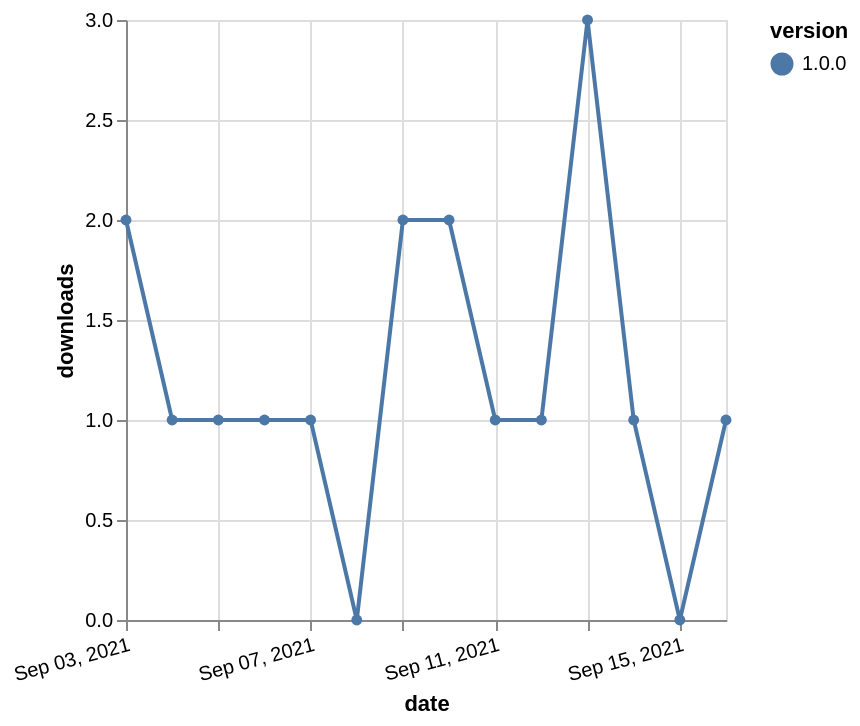

Source (Vega-Lite JSON):
### Vega-Lite specification from a JSON file in a GitHub repository (floating-point values rounded to 4 significant figures)
{"$schema": "https://vega.github.io/schema/vega-lite/v5.json", "description": "A simple bar chart with embedded data.", "data": {"values": [{"date": "2021-09-03", "total": 127, "delta": 2, "version": "1.0.0"}, {"date": "2021-09-04", "total": 128, "delta": 1, "version": "1.0.0"}, {"date": "2021-09-05", "total": 129, "delta": 1, "version": "1.0.0"}, {"date": "2021-09-06", "total": 130, "delta": 1, "version": "1.0.0"}, {"date": "2021-09-07", "total": 131, "delta": 1, "version": "1.0.0"}, {"date": "2021-09-08", "total": 131, "delta": 0, "version": "1.0.0"}, {"date": "2021-09-09", "total": 133, "delta": 2, "version": "1.0.0"}, {"date": "2021-09-10", "total": 135, "delta": 2, "version": "1.0.0"}, {"date": "2021-09-11", "total": 136, "delta": 1, "version": "1.0.0"}, {"date": "2021-09-12", "total": 137, "delta": 1, "version": "1.0.0"}, {"date": "2021-09-13", "total": 140, "delta": 3, "version": "1.0.0"}, {"date": "2021-09-14", "total": 141, "delta": 1, "version": "1.0.0"}, {"date": "2021-09-15", "total": 141, "delta": 0, "version": "1.0.0"}, {"date": "2021-09-16", "total": 142, "delta": 1, "version": "1.0.0"}]}, "width": "container", "mark": {"type": "line", "point": {"filled": true}}, "encoding": {"x": {"field": "date", "type": "temporal", "timeUnit": "yearmonthdate", "title": "date", "axis": {"labelAngle": -15}}, "y": {"field": "delta", "type": "quantitative", "title": "downloads"}, "color": {"field": "version", "type": "nominal"}, "tooltip": {"field": "delta"}}}
